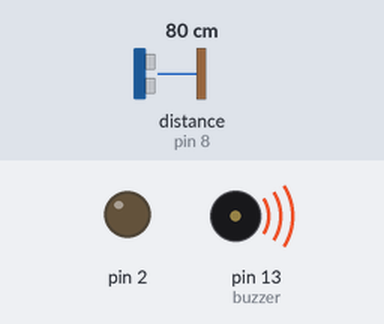
This sketch was run on a simulated Arduino Uno, built with avr-gcc and run on an emulated ATmega328P. Shown: output pins drawn as LEDs (lit = HIGH), buzzer (waves = sounding). The inputs (shaded band) are chosen by the test bench; at power-on: distance to the obstacle (sensor on pin 8) 80 cm. The echo pulse lasts 58.3 µs per cm; pins used as bus, display or sensor lines are not drawn; what the sketch prints to the serial monitor is not drawn.

Above: at 1.2 s.
1.3 s: distance to the obstacle (sensor on pin 8) set to 9 cm
At 2.3 s:
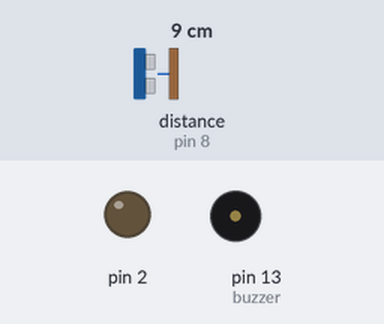
Timing chart, 0 to 12.9 s (numbered marks = the images above; inputs shaded):
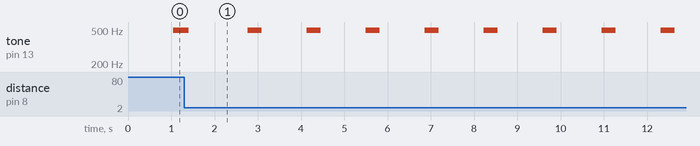

Measured:
- by itself, tone on pin 13 (buzzer): repeats every 1.4 s: 496 Hz 0.32 s, silent 1.0 s

The sketch:

pruebacercania.ino
```cpp
long distancia;
int buzzer = 13 ;// setting controls the digital IO foot buzzer
long tiempo;

void parpadeo() {
  unsigned char i, j ;// define variables
  for (i = 0; i < 80; i++) // Wen a frequency sound
  {
    digitalWrite (buzzer, HIGH) ;// send voice
    delay (1) ;// Delay 1ms
    digitalWrite (buzzer, LOW) ;// do not send voice
    delay (1) ;// delay ms
  }

}

void setup() {
  Serial.begin(9600);
  pinMode(9, OUTPUT); /*activación del pin 9 como salida: para el pulso ultrasónico (Trig en el sensor)*/
  pinMode(8, INPUT); /*activación del pin 8 como entrada: tiempo del rebote del ultrasonido (echo en el sensor)*/
  pinMode(2, OUTPUT);
  pinMode (buzzer, OUTPUT) ;
}

void loop() {
  digitalWrite(9, LOW); /* Por cuestión de estabilización del sensor*/
  delayMicroseconds(5);
  digitalWrite(9, HIGH); /* envío del pulso ultrasónico*/
  delayMicroseconds(10);
  tiempo = pulseIn(8, HIGH); /* Función para medir la longitud del pulso entrante. Mide el tiempo que transcurrido entre el envío
  del pulso ultrasónico y cuando el sensor recibe el rebote, es decir: desde que el pin 12 empieza a recibir el rebote, HIGH, hasta que
  deja de hacerlo, LOW, la longitud del pulso entrante*/
  distancia = int(0.017 * tiempo); /*fórmula para calcular la distancia obteniendo un valor entero*/
  /*Monitorización en centímetros por el monitor serial*/
  Serial.println("Distancia ");
  Serial.println(distancia);
  Serial.println(" cm");
  if (distancia < 100) {
    parpadeo();
    delay(distancia * 5);
  }

}
```
